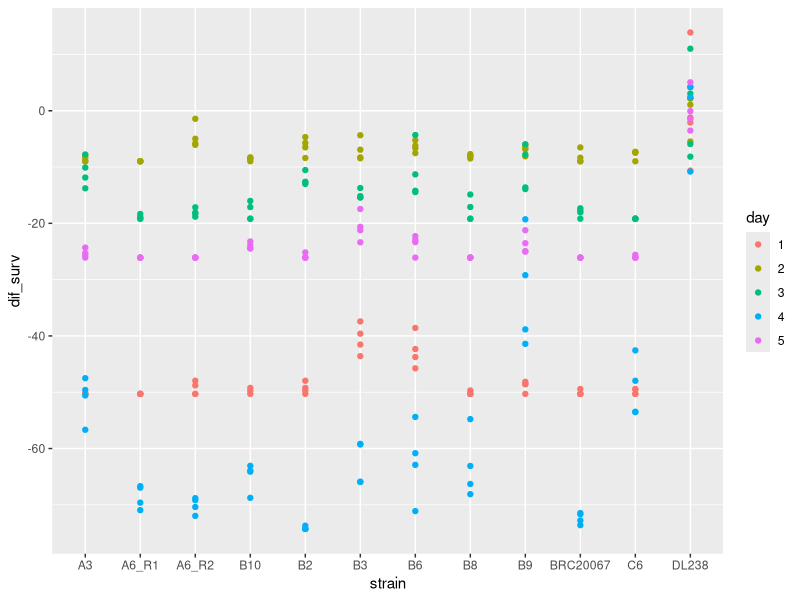
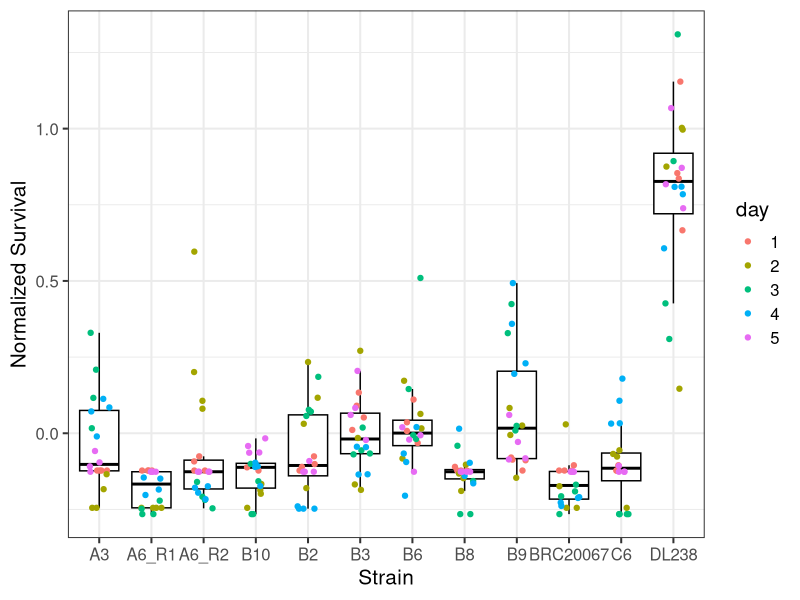
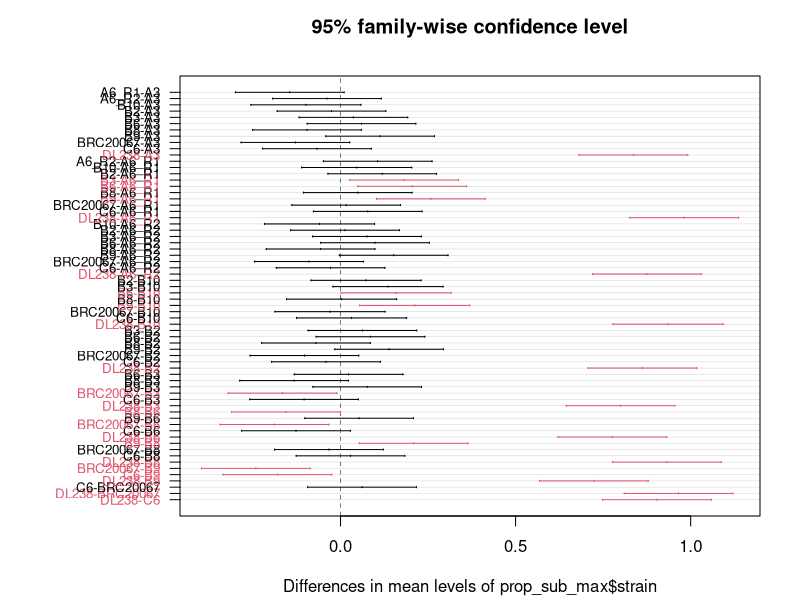
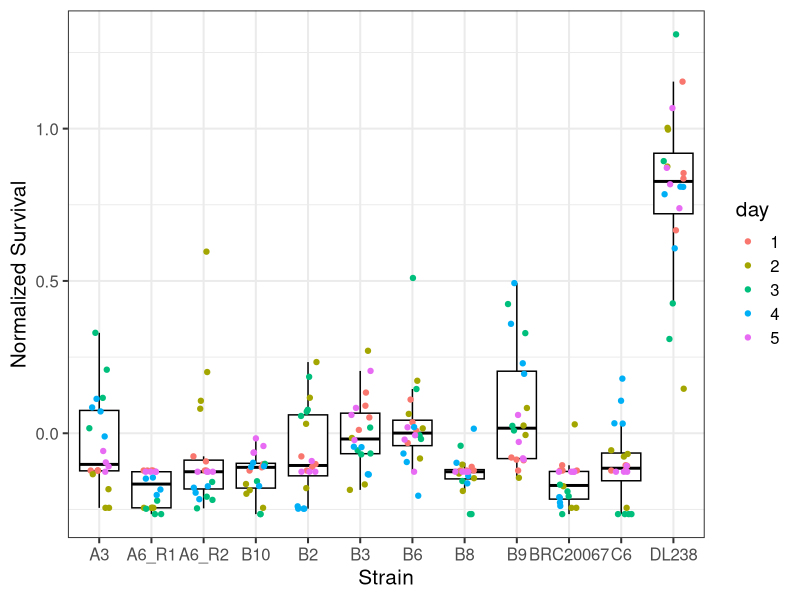

The R script that drew these images, in order:
library(dplyr)
library(ggplot2)

setwd("~/Dropbox/AndersenLab/LabFolders/Stefan/Collaborations/propionic_acid/20180625_nil_phenotypes/")

prop_pheno <- data.table::fread("20180625_nil_phenos.csv")%>%
  na.omit()
prop_pheno$strain <- gsub("-","_",prop_pheno$strain)
prop_pheno$day <- as.factor(prop_pheno$day)

prop_zero <- prop_pheno %>%
  dplyr::group_by(strain,day)%>%
  dplyr::mutate(mean_surv = mean(survival))%>%
  dplyr::ungroup()%>%
  dplyr::distinct(strain, day, mean_surv)%>%
  dplyr::group_by(day)%>%
  dplyr::filter(mean_surv == max(mean_surv))%>%
  dplyr::select(max_surv = mean_surv, day)

prop_sub_max <- prop_pheno %>%
  dplyr::left_join(.,prop_zero,by="day")%>%
  dplyr::mutate(dif_surv = survival-max_surv)
  
ggplot(prop_sub_max)+
  aes(x = strain, y = dif_surv, color = day)+
  geom_point()

prop_sub_max <- prop_pheno %>%
  dplyr::left_join(.,prop_zero,by="day")%>%
  dplyr::mutate(dif_surv = survival/max_surv)%>%
  # dplyr::filter(strain != "DL238")%>%
  dplyr::mutate(resids = residuals(lm(dif_surv ~ day)))

ggplot(prop_sub_max)+
  aes(x = strain, y = resids, color = day)+
  geom_boxplot(outlier.colour = NA, color = "black")+
  geom_jitter(width = 0.2)+
  theme_bw(15)+
  labs(x = "Strain", y = "Normalized Survival")

ggsave("Normalzied_survival.pdf",height = 6, width = 10)

aov_res <- aov(prop_sub_max$resids ~ prop_sub_max$strain)
summary(aov_res)
tuk <- TukeyHSD(aov_res)

psig=as.numeric(apply(tuk$`prop_sub_max$strain`[,2:3],1,prod)>=0)+1
op=par(mar=c(4.2,9,3.8,2))
plot(tuk,col=psig,yaxt="n")
for (j in 1:length(psig)){
  axis(2,at=j,labels=rownames(tuk$`prop_sub_max$strain`)[length(psig)-j+1],
       las=1,cex.axis=.8,col.axis=psig[length(psig)-j+1])
}
par(op)

